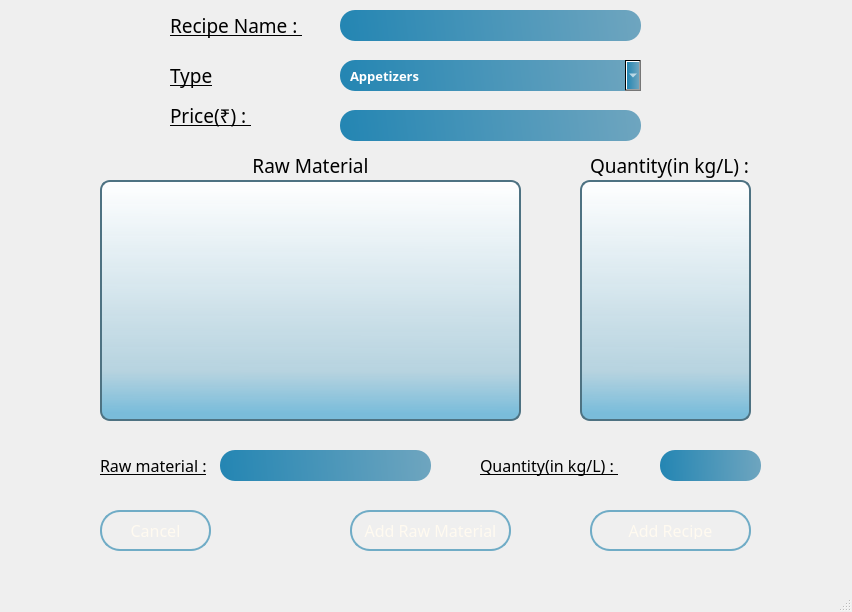
<?xml version="1.0" encoding="UTF-8"?>
<ui version="4.0">
 <class>recipe_win</class>
 <widget class="QMainWindow" name="recipe_win">
  <property name="geometry">
   <rect>
    <x>0</x>
    <y>0</y>
    <width>852</width>
    <height>612</height>
   </rect>
  </property>
  <property name="windowTitle">
   <string>Add Recipe</string>
  </property>
  <property name="windowIcon">
   <iconset>
    <normaloff>icon.png</normaloff>icon.png</iconset>
  </property>
  <widget class="QWidget" name="centralwidget">
   <widget class="QPushButton" name="cancel_pb">
    <property name="geometry">
     <rect>
      <x>100</x>
      <y>510</y>
      <width>111</width>
      <height>41</height>
     </rect>
    </property>
    <property name="font">
     <font>
      <family>Segoe UI Variable Small</family>
      <pointsize>-1</pointsize>
     </font>
    </property>
    <property name="styleSheet">
     <string notr="true">QPushButton {
    background-color: qlineargradient(spread:repeat, x1:0, y1:0.602, x2:1, y2:0.603, 
    stop:0.0631579 rgba(0, 115, 168, 216), 
    stop:0.448864 rgba(14, 116, 163, 227), 
    stop:0.653409 rgba(25, 116, 159, 199), 
    stop:0.8125 rgba(35, 117, 155, 191), 
    stop:0.982955 rgba(49, 118, 150, 185));
    
    color: #FFFAF0;  
    border-radius: 20px;      
    padding: 10px;             
    font-size: 16px;           
    border: 2px solid rgb(112, 172, 198);  /* Blue border */
}

QPushButton {
    background-color: qlineargradient(spread:repeat, x1:0, y1:0.602, x2:1, y2:0.603, 
    stop:0.0631579 rgba(0, 115, 168, 216), 
    stop:0.448864 rgba(14, 116, 163, 227), 
    stop:0.653409 rgba(25, 116, 159, 199), 
    stop:0.8125 rgba(35, 117, 155, 191), 
    stop:0.982955 rgba(49, 118, 150, 185));
    
    color: #FFFAF0;  
    border-radius: 20px;      
    padding: 10px;             
    font-size: 16px;           
    border: 2px solid rgb(112, 172, 198);  /* Blue border */
}

QPushButton:pressed {
    background-color: qlineargradient(spread:repeat, x1:0, y1:0.602, x2:1, y2:0.603, 
    stop:0.0631579 rgba(0, 100, 140, 216),
    stop:0.448864 rgba(10, 100, 140, 227), 
    stop:0.653409 rgba(20, 100, 140, 199), 
    stop:0.8125 rgba(30, 100, 140, 191), 
    stop:0.982955 rgba(40, 100, 140, 185));
}
</string>
    </property>
    <property name="text">
     <string>Cancel</string>
    </property>
   </widget>
   <widget class="QLabel" name="price_label">
    <property name="geometry">
     <rect>
      <x>170</x>
      <y>100</y>
      <width>141</width>
      <height>31</height>
     </rect>
    </property>
    <property name="font">
     <font>
      <family>Segoe UI Variable Display Semil</family>
      <pointsize>14</pointsize>
      <underline>true</underline>
     </font>
    </property>
    <property name="text">
     <string>Price(₹) : </string>
    </property>
   </widget>
   <widget class="QLabel" name="label_1">
    <property name="geometry">
     <rect>
      <x>100</x>
      <y>450</y>
      <width>141</width>
      <height>31</height>
     </rect>
    </property>
    <property name="font">
     <font>
      <family>Segoe UI Variable Display Semil</family>
      <pointsize>12</pointsize>
      <underline>true</underline>
     </font>
    </property>
    <property name="text">
     <string>Raw material :</string>
    </property>
   </widget>
   <widget class="QLineEdit" name="recipe_lineEdit">
    <property name="geometry">
     <rect>
      <x>340</x>
      <y>10</y>
      <width>301</width>
      <height>31</height>
     </rect>
    </property>
    <property name="font">
     <font>
      <family>Segoe UI Variable Small Light</family>
      <pointsize>16</pointsize>
     </font>
    </property>
    <property name="styleSheet">
     <string notr="true">QLineEdit {
    background: qlineargradient(spread:pad, x1:0.0157895, y1:0.603, x2:1, y2:0.591, stop:0 rgba(37, 134, 179, 255), stop:1 rgba(110, 165, 191, 255)); 
    
    border: qlineargradient(spread: repeat, 
                            x1: 0, y1: 0.602, x2: 1, y2: 0.597, 
                            stop: 0.0631579 rgba(0, 115, 168, 216), 
                            stop: 0.752632 rgba(25, 116, 159, 199), 
                            stop: 0.994737 rgba(49, 118, 150, 0)); 
    
    border-radius: 15px;
    padding-left: 10px;
    color: white;  
}</string>
    </property>
   </widget>
   <widget class="QPushButton" name="add_recipe_pb">
    <property name="geometry">
     <rect>
      <x>590</x>
      <y>510</y>
      <width>161</width>
      <height>41</height>
     </rect>
    </property>
    <property name="font">
     <font>
      <family>Segoe UI Variable Small</family>
      <pointsize>-1</pointsize>
     </font>
    </property>
    <property name="styleSheet">
     <string notr="true">QPushButton {
    background-color: qlineargradient(spread:repeat, x1:0, y1:0.602, x2:1, y2:0.603, 
    stop:0.0631579 rgba(0, 115, 168, 216), 
    stop:0.448864 rgba(14, 116, 163, 227), 
    stop:0.653409 rgba(25, 116, 159, 199), 
    stop:0.8125 rgba(35, 117, 155, 191), 
    stop:0.982955 rgba(49, 118, 150, 185));
    
    color: #FFFAF0;  
    border-radius: 20px;      
    padding: 10px;             
    font-size: 16px;           
    border: 2px solid rgb(112, 172, 198);  /* Blue border */
}

QPushButton {
    background-color: qlineargradient(spread:repeat, x1:0, y1:0.602, x2:1, y2:0.603, 
    stop:0.0631579 rgba(0, 115, 168, 216), 
    stop:0.448864 rgba(14, 116, 163, 227), 
    stop:0.653409 rgba(25, 116, 159, 199), 
    stop:0.8125 rgba(35, 117, 155, 191), 
    stop:0.982955 rgba(49, 118, 150, 185));
    
    color: #FFFAF0;  
    border-radius: 20px;      
    padding: 10px;             
    font-size: 16px;           
    border: 2px solid rgb(112, 172, 198);  /* Blue border */
}

QPushButton:pressed {
    background-color: qlineargradient(spread:repeat, x1:0, y1:0.602, x2:1, y2:0.603, 
    stop:0.0631579 rgba(0, 100, 140, 216),
    stop:0.448864 rgba(10, 100, 140, 227), 
    stop:0.653409 rgba(20, 100, 140, 199), 
    stop:0.8125 rgba(30, 100, 140, 191), 
    stop:0.982955 rgba(40, 100, 140, 185));
}
</string>
    </property>
    <property name="text">
     <string>Add Recipe</string>
    </property>
   </widget>
   <widget class="QLabel" name="recipe_label">
    <property name="geometry">
     <rect>
      <x>170</x>
      <y>10</y>
      <width>141</width>
      <height>31</height>
     </rect>
    </property>
    <property name="font">
     <font>
      <family>Segoe UI Variable Display Semil</family>
      <pointsize>14</pointsize>
      <underline>true</underline>
     </font>
    </property>
    <property name="text">
     <string>Recipe Name : </string>
    </property>
   </widget>
   <widget class="QLineEdit" name="price_lineEdit">
    <property name="geometry">
     <rect>
      <x>340</x>
      <y>110</y>
      <width>301</width>
      <height>31</height>
     </rect>
    </property>
    <property name="font">
     <font>
      <family>Segoe UI Variable Small Light</family>
      <pointsize>16</pointsize>
     </font>
    </property>
    <property name="styleSheet">
     <string notr="true">QLineEdit {
    background: qlineargradient(spread:pad, x1:0.0157895, y1:0.603, x2:1, y2:0.591, stop:0 rgba(37, 134, 179, 255), stop:1 rgba(110, 165, 191, 255)); 
    
    border: qlineargradient(spread: repeat, 
                            x1: 0, y1: 0.602, x2: 1, y2: 0.597, 
                            stop: 0.0631579 rgba(0, 115, 168, 216), 
                            stop: 0.752632 rgba(25, 116, 159, 199), 
                            stop: 0.994737 rgba(49, 118, 150, 0)); 
    
    border-radius: 15px;
    padding-left: 10px;
    color: white;  
}</string>
    </property>
   </widget>
   <widget class="QLabel" name="type_label">
    <property name="geometry">
     <rect>
      <x>170</x>
      <y>60</y>
      <width>141</width>
      <height>31</height>
     </rect>
    </property>
    <property name="font">
     <font>
      <family>Segoe UI Variable Display Semil</family>
      <pointsize>14</pointsize>
      <underline>true</underline>
     </font>
    </property>
    <property name="text">
     <string>Type</string>
    </property>
   </widget>
   <widget class="QComboBox" name="type_comboBox">
    <property name="geometry">
     <rect>
      <x>340</x>
      <y>60</y>
      <width>301</width>
      <height>31</height>
     </rect>
    </property>
    <property name="font">
     <font>
      <family>Segoe UI Variable Display Semib</family>
      <pointsize>10</pointsize>
      <weight>75</weight>
      <bold>true</bold>
     </font>
    </property>
    <property name="layoutDirection">
     <enum>Qt::LeftToRight</enum>
    </property>
    <property name="styleSheet">
     <string notr="true">QComboBox {
    background: qlineargradient(spread:pad, x1:0.0157895, y1:0.603, x2:1, y2:0.591, stop:0 rgba(37, 134, 179, 255), stop:1 rgba(110, 165, 191, 255)); 
    
    border: qlineargradient(spread: repeat, 
                            x1: 0, y1: 0.602, x2: 1, y2: 0.597, 
                            stop: 0.0631579 rgba(0, 115, 168, 216), 
                            stop: 0.752632 rgba(25, 116, 159, 199), 
                            stop: 0.994737 rgba(49, 118, 150, 0)); 
    
    border-radius: 15px;
    padding-left: 10px;
    color: white;  
}</string>
    </property>
    <property name="currentIndex">
     <number>0</number>
    </property>
    <item>
     <property name="text">
      <string>Appetizers </string>
     </property>
    </item>
    <item>
     <property name="text">
      <string> Main Courses</string>
     </property>
    </item>
    <item>
     <property name="text">
      <string>Side Dishes</string>
     </property>
    </item>
    <item>
     <property name="text">
      <string>Beverages </string>
     </property>
    </item>
   </widget>
   <widget class="QListView" name="rm_list">
    <property name="geometry">
     <rect>
      <x>100</x>
      <y>180</y>
      <width>421</width>
      <height>241</height>
     </rect>
    </property>
    <property name="styleSheet">
     <string notr="true">QListView {
    background-color: qlineargradient(spread:pad, x1:0.537, y1:0.971591, x2:0.542, y2:0, stop:0 rgba(114, 185, 217, 239), stop:0.178947 rgba(180, 210, 223, 243), stop:1 rgba(255, 255, 255, 255));
    border: 2px solid rgb(78, 114, 130);
    border-radius: 10px;
}
</string>
    </property>
   </widget>
   <widget class="QListView" name="quant_list">
    <property name="geometry">
     <rect>
      <x>580</x>
      <y>180</y>
      <width>171</width>
      <height>241</height>
     </rect>
    </property>
    <property name="styleSheet">
     <string notr="true">QListView {
    background-color: qlineargradient(spread:pad, x1:0.537, y1:0.971591, x2:0.542, y2:0, stop:0 rgba(114, 185, 217, 239), stop:0.178947 rgba(180, 210, 223, 243), stop:1 rgba(255, 255, 255, 255));
    border: 2px solid rgb(78, 114, 130);
    border-radius: 10px;
}
</string>
    </property>
   </widget>
   <widget class="QPushButton" name="add_rm_pb">
    <property name="geometry">
     <rect>
      <x>350</x>
      <y>510</y>
      <width>161</width>
      <height>41</height>
     </rect>
    </property>
    <property name="font">
     <font>
      <family>Segoe UI Variable Small</family>
      <pointsize>-1</pointsize>
     </font>
    </property>
    <property name="styleSheet">
     <string notr="true">QPushButton {
    background-color: qlineargradient(spread:repeat, x1:0, y1:0.602, x2:1, y2:0.603, 
    stop:0.0631579 rgba(0, 115, 168, 216), 
    stop:0.448864 rgba(14, 116, 163, 227), 
    stop:0.653409 rgba(25, 116, 159, 199), 
    stop:0.8125 rgba(35, 117, 155, 191), 
    stop:0.982955 rgba(49, 118, 150, 185));
    
    color: #FFFAF0;  
    border-radius: 20px;      
    padding: 10px;             
    font-size: 16px;           
    border: 2px solid rgb(112, 172, 198);  /* Blue border */
}

QPushButton {
    background-color: qlineargradient(spread:repeat, x1:0, y1:0.602, x2:1, y2:0.603, 
    stop:0.0631579 rgba(0, 115, 168, 216), 
    stop:0.448864 rgba(14, 116, 163, 227), 
    stop:0.653409 rgba(25, 116, 159, 199), 
    stop:0.8125 rgba(35, 117, 155, 191), 
    stop:0.982955 rgba(49, 118, 150, 185));
    
    color: #FFFAF0;  
    border-radius: 20px;      
    padding: 10px;             
    font-size: 16px;           
    border: 2px solid rgb(112, 172, 198);  /* Blue border */
}

QPushButton:pressed {
    background-color: qlineargradient(spread:repeat, x1:0, y1:0.602, x2:1, y2:0.603, 
    stop:0.0631579 rgba(0, 100, 140, 216),
    stop:0.448864 rgba(10, 100, 140, 227), 
    stop:0.653409 rgba(20, 100, 140, 199), 
    stop:0.8125 rgba(30, 100, 140, 191), 
    stop:0.982955 rgba(40, 100, 140, 185));
}
</string>
    </property>
    <property name="text">
     <string>Add Raw Material</string>
    </property>
   </widget>
   <widget class="QLabel" name="Quant_label_1">
    <property name="geometry">
     <rect>
      <x>590</x>
      <y>150</y>
      <width>161</width>
      <height>31</height>
     </rect>
    </property>
    <property name="font">
     <font>
      <family>Segoe UI Variable Display Semil</family>
      <pointsize>14</pointsize>
      <underline>false</underline>
     </font>
    </property>
    <property name="text">
     <string>Quantity(in kg/L) : </string>
    </property>
   </widget>
   <widget class="QLabel" name="name_label">
    <property name="geometry">
     <rect>
      <x>100</x>
      <y>150</y>
      <width>421</width>
      <height>31</height>
     </rect>
    </property>
    <property name="font">
     <font>
      <family>Segoe UI Variable Display Semil</family>
      <pointsize>14</pointsize>
      <underline>false</underline>
     </font>
    </property>
    <property name="text">
     <string>Raw Material</string>
    </property>
    <property name="alignment">
     <set>Qt::AlignCenter</set>
    </property>
   </widget>
   <widget class="QLabel" name="quant_label_2">
    <property name="geometry">
     <rect>
      <x>480</x>
      <y>450</y>
      <width>161</width>
      <height>31</height>
     </rect>
    </property>
    <property name="font">
     <font>
      <family>Segoe UI Variable Display Semil</family>
      <pointsize>12</pointsize>
      <underline>true</underline>
     </font>
    </property>
    <property name="text">
     <string>Quantity(in kg/L) : </string>
    </property>
   </widget>
   <widget class="QLineEdit" name="quant_lineEdit">
    <property name="geometry">
     <rect>
      <x>660</x>
      <y>450</y>
      <width>101</width>
      <height>31</height>
     </rect>
    </property>
    <property name="font">
     <font>
      <family>Segoe UI Variable Small Light</family>
      <pointsize>16</pointsize>
     </font>
    </property>
    <property name="styleSheet">
     <string notr="true">QLineEdit {
    background: qlineargradient(spread:pad, x1:0.0157895, y1:0.603, x2:1, y2:0.591, stop:0 rgba(37, 134, 179, 255), stop:1 rgba(110, 165, 191, 255)); 
    
    border: qlineargradient(spread: repeat, 
                            x1: 0, y1: 0.602, x2: 1, y2: 0.597, 
                            stop: 0.0631579 rgba(0, 115, 168, 216), 
                            stop: 0.752632 rgba(25, 116, 159, 199), 
                            stop: 0.994737 rgba(49, 118, 150, 0)); 
    
    border-radius: 15px;
    padding-left: 10px;
    color: white;  
}</string>
    </property>
   </widget>
   <widget class="QLineEdit" name="rm_lineEdit">
    <property name="geometry">
     <rect>
      <x>220</x>
      <y>450</y>
      <width>211</width>
      <height>31</height>
     </rect>
    </property>
    <property name="font">
     <font>
      <family>Segoe UI Variable Small Light</family>
      <pointsize>16</pointsize>
     </font>
    </property>
    <property name="styleSheet">
     <string notr="true">QLineEdit {
    background: qlineargradient(spread:pad, x1:0.0157895, y1:0.603, x2:1, y2:0.591, stop:0 rgba(37, 134, 179, 255), stop:1 rgba(110, 165, 191, 255)); 
    
    border: qlineargradient(spread: repeat, 
                            x1: 0, y1: 0.602, x2: 1, y2: 0.597, 
                            stop: 0.0631579 rgba(0, 115, 168, 216), 
                            stop: 0.752632 rgba(25, 116, 159, 199), 
                            stop: 0.994737 rgba(49, 118, 150, 0)); 
    
    border-radius: 15px;
    padding-left: 10px;
    color: white;  
}</string>
    </property>
   </widget>
  </widget>
  <widget class="QMenuBar" name="menubar">
   <property name="geometry">
    <rect>
     <x>0</x>
     <y>0</y>
     <width>852</width>
     <height>26</height>
    </rect>
   </property>
  </widget>
  <widget class="QStatusBar" name="statusbar"/>
 </widget>
 <resources/>
 <connections/>
</ui>
